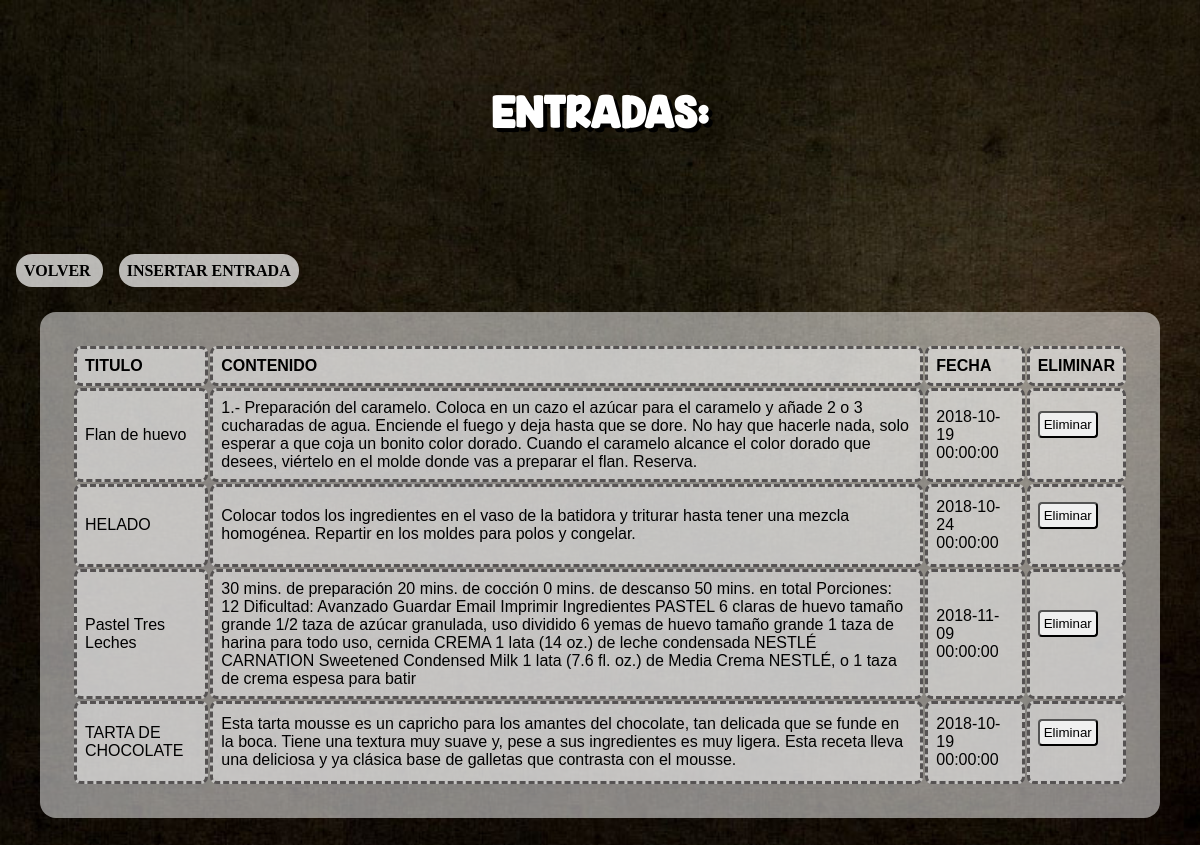
The app's page /entradas.php, older data.
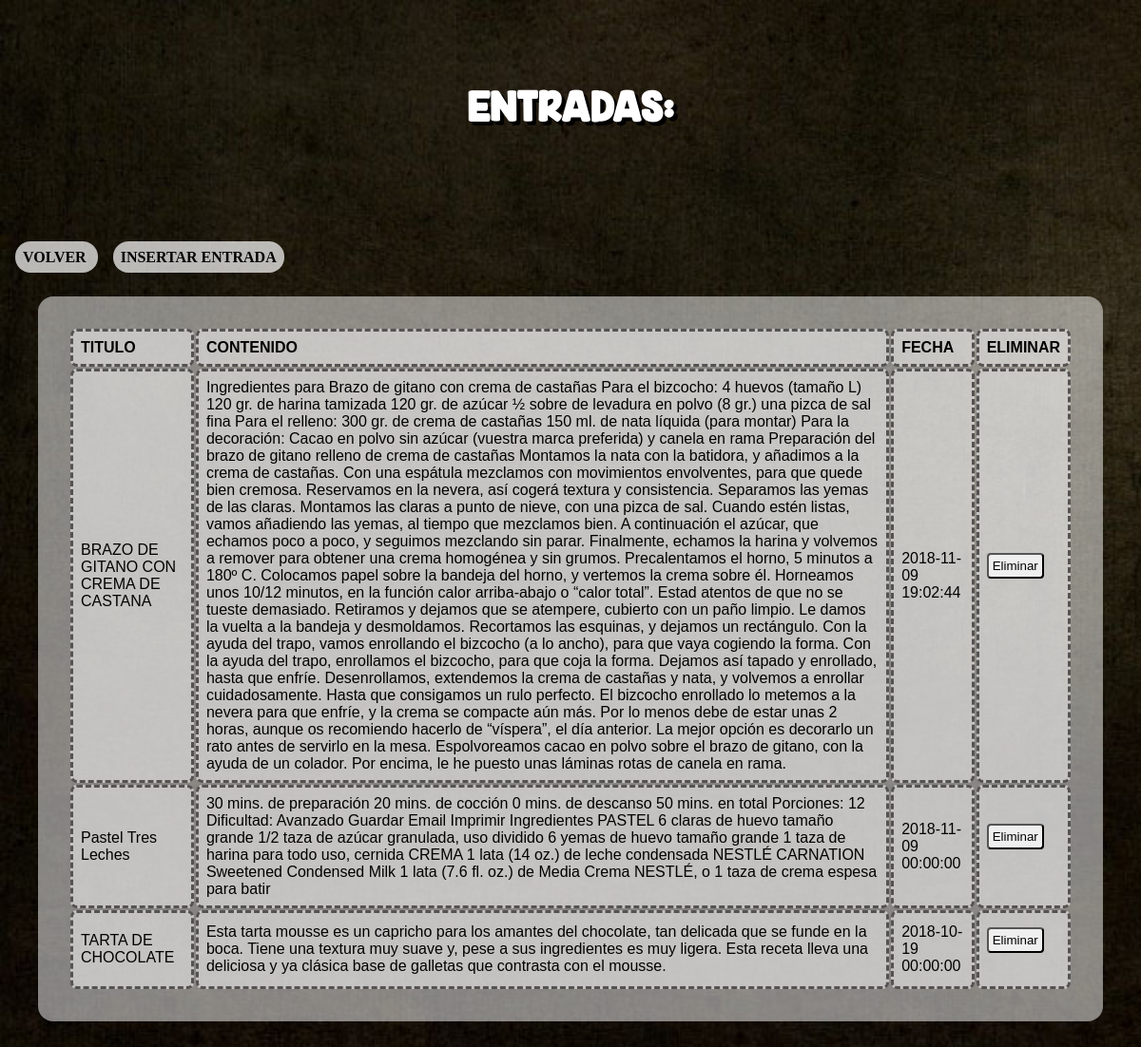
The same page, newer data.
### tables this page shows
CREATE TABLE `entrada` (
  `titulo` varchar(40) NOT NULL,
  `contenido` longtext NOT NULL,
  `fecha_entrada` datetime DEFAULT CURRENT_TIMESTAMP
);

### entradas.php (the view, shortened to what this page needs)
<?php
include 'conexion.php';
try {
$sentencia=$db->prepare("SELECT * FROM entrada");
$sentencia->execute();
echo "<h1>ENTRADAS:</h1>";
$table = "<table cellpadding='10'>\n";
$table.="<tr>
<th>TITULO</th>
<th>CONTENIDO</th>
<th>FECHA</th>
<th>ELIMINAR</th></tr>";
foreach($sentencia as $entrada){
	$table.="<tr>
	<td>".$entrada['titulo']."</td>
	<td>".$entrada['contenido']."</td>
	<td>".$entrada['fecha_entrada']."</td>
	<td><form action='' method='post' onsubmit='confirmarBorrarEntrada()'> \n
	<input type='hidden' name='titulo' value='".$entrada['titulo']."'>
	<input type='submit' value='Eliminar'>
	</form></td>
	</tr> \n";
}
$table.="</table>\n";
} catch(PDOException $e) {
  echo 'Error: ' . $e->getMessage();
}
?>
<!DOCTYPE html>
<html lang="en">
<head>
	<link rel='stylesheet' href='CSS/estilo.css'>
</head>
<body>
<?php
echo "<br><a class='avolver' href='index.php'> Volver </a>"	;
echo "<a class='avolver' href='insertarEntrada.php'>Insertar entrada</a>";
echo $table;
?>
</body>
</html>

### CSS/estilo.css (style rules this page uses)
body { background-image: url(../img/fondo2.jpg); background-size: cover; color: black; font-family: arial; }
h1 { padding: 2em; color: white; font-family: "header"; font-size: 2.5em; text-shadow: 4px 4px black; display: flex; justify-content: center; }
input { border-radius: 0.3em; padding: 0.3em; margin-top: 7px; margin-bottom: 11px; }
a { text-decoration: none; color: black; padding: 0.5em; }
.avolver { text-decoration: none; padding: 0.5em; color: black; background: rgb(255, 255, 255,0.7); border-radius:1em; font-family: chilanka; margin: 0.5em; font-weight: bold; text-transform: uppercase; }
table { background: rgb(255, 255, 255,0.5); border-radius: 1em; margin: 2em; padding: 2em; text-align: left; }
td,th { padding: 0.5em; background: rgb(255, 255, 255,0.5); border:3px dashed rgb(85, 82, 82); border-radius: 7px; }

Row changes from the older to the newer data that the page shows:
removed entrada: titulo "Flan de huevo", contenido "1.- Preparación del caramelo. Coloca en un cazo el azúcar para el caramelo y añade 2 o 3 cucharadas de agua. Enciende el fuego y deja hasta que se dore. No hay que hacerle nada, solo esperar a que coja un bonito color dorado. Cuando el caramelo alcance el color dorado que desees, viértelo en el molde donde vas a preparar el flan. Reserva.", fecha_entrada "2018-10-19 00:00:00"
removed entrada: titulo "HELADO", contenido "Colocar todos los ingredientes en el vaso de la batidora y triturar hasta tener una mezcla homogénea. Repartir en los moldes para polos y congelar.", fecha_entrada "2018-10-24 00:00:00"
added entrada: titulo "BRAZO DE GITANO CON CREMA DE CASTANA", contenido "Ingredientes para Brazo de gitano con crema de castañas Para el bizcocho: 4 huevos (tamaño L) 120 gr. de harina tamizada 120 gr. de azúcar ½ sobre de levadura en polvo (8 gr.) una pizca de sal fina Para el relleno: 300 gr. de crema de castañas 150 ml. de nata líquida (para montar) Para la decoración: Cacao en polvo sin azúcar (vuestra marca preferida) y canela en rama Preparación del brazo de gitano relleno de crema de castañas Montamos la nata con la batidora, y añadimos a la crema de castañas. Con una espátula mezclamos con movimientos envolventes, para que quede bien cremosa. Reservamos en la nevera, así cogerá textura y consistencia. Separamos las yemas de las claras. Montamos las…", fecha_entrada "2018-11-09 19:02:44"
